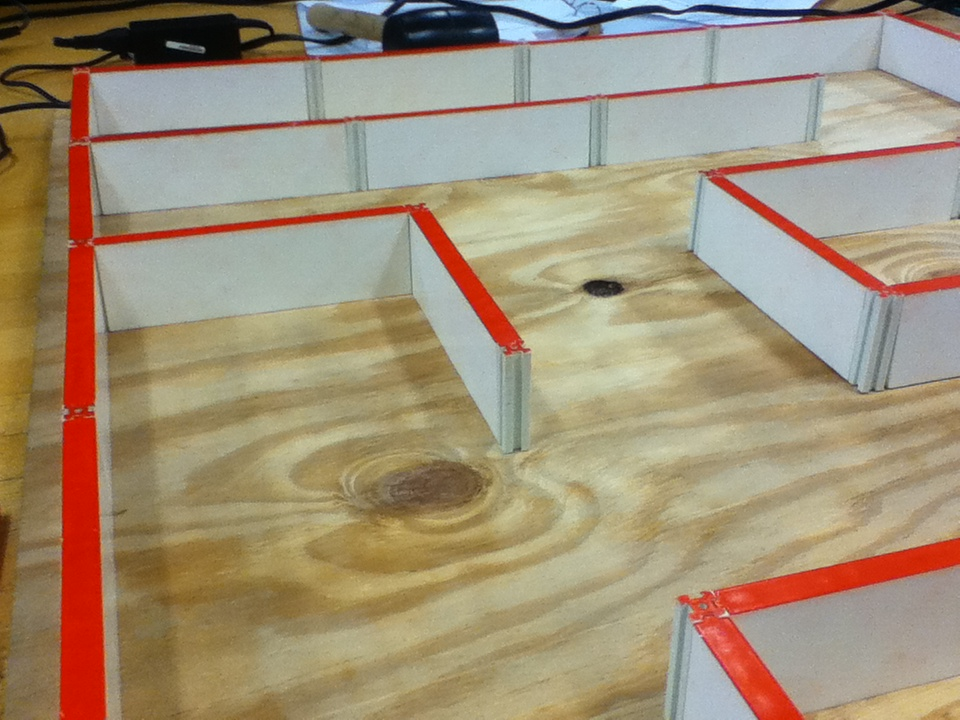
#> input picture data/m7/IMG_0290.JPG, 960 x 720 px
$ python hough.py   (Python 2 division)   (older library calls are emulated)
#> lines starting #> are read from the running program, lines starting #| are printed output that depends on the picture; after the words box and inside, x2 and y2 are one past the last pixel; in counts of white or black regions, pixels touching at a corner belong together
#> further down, color_img is the input picture: shape (720, 960, 3); mean B, G, R 119.6, 144.7, 161
### src/skeleton.py
import cv2
import numpy as np

def get_red_mask(img):
    lower_red = np.array([0,10,155])
    upper_red = np.array([10,255,255])
    hsv = cv2.cvtColor(img.copy(), cv2.COLOR_BGR2HSV)
#> hsv: shape (720, 960, 3); mean H, S, V 40.4, 80.5, 165.9
    return cv2.inRange(hsv, lower_red, upper_red)
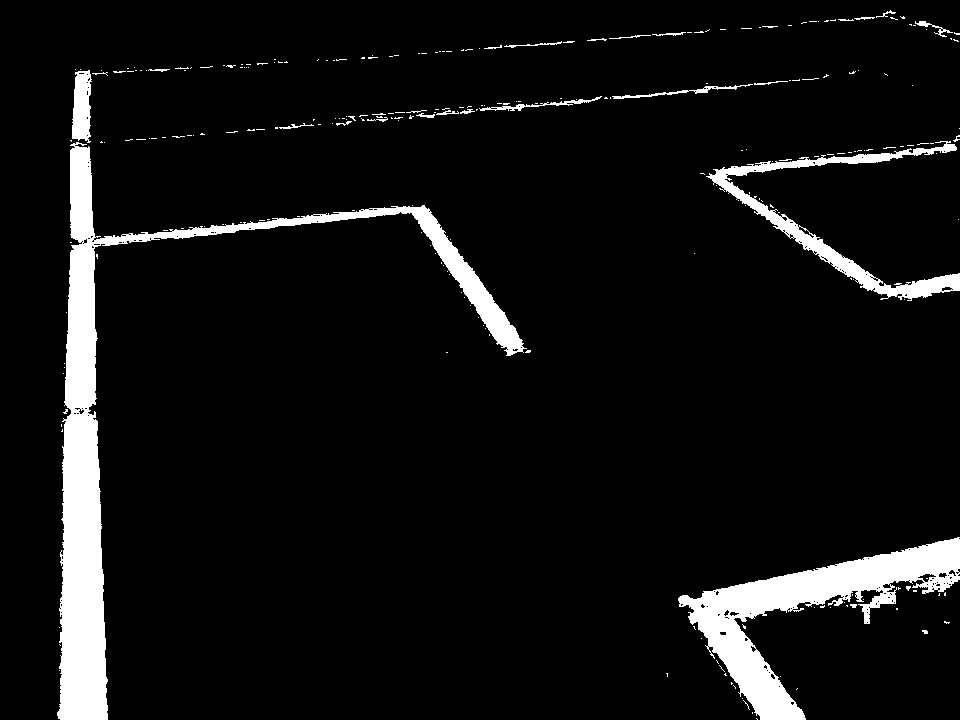
#> returned value: shape (720, 960); 7% white; 258 white regions (230 under 20 px), largest, box (x1, y1, x2, y2) and area: (57, 142, 527, 720) 24948, (678, 537, 960, 720) 14293, (706, 141, 960, 301) 5366

def skeletonize(img):

    # Ensure we don't change the original image
    img = img.copy()

    # Create the red mask
    red_mask = get_red_mask(img)

    # Dilate the red mask
    d_k_s = 5 # dilation_kernel_size
    dilation_kernel = np.ones((d_k_s, d_k_s), np.float32)/d_k_s**2
    dilated = cv2.dilate(red_mask, dilation_kernel, iterations = 3)
#> dilated: shape (720, 960); 15.5% white; 18 white regions

    # Filter the image using the dilated red mask
    red_filtered = cv2.bitwise_and(img, img, mask = dilated)

    # Convert to binary and remove any small contours
    gray = cv2.cvtColor(red_filtered, cv2.COLOR_BGR2GRAY)
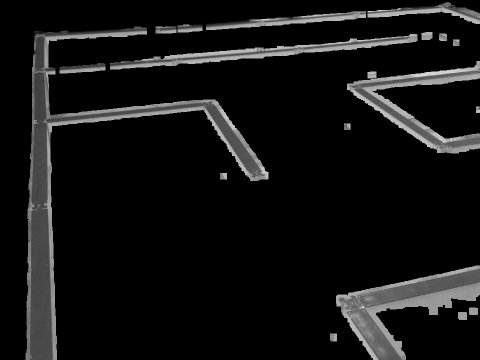
#> gray: shape (720, 960) (shown at 1/2 size); min 0, max 226, mean 19
    ret, binary = cv2.threshold(gray, 1, 255, cv2.THRESH_BINARY)
    contours, hier = cv2.findContours(gray, cv2.RETR_LIST, cv2.CHAIN_APPROX_SIMPLE)
#> contours = 18 contours; largest, box (x1, y1, x2, y2) and area: (51, 53, 537, 720) 45070, (672, 531, 960, 720) 22005, (694, 122, 960, 307) 14294, (220, 68, 835, 139) 9987, (412, 23, 732, 60) 4245
    for c in contours:
        if cv2.contourArea(c) < 500:
            (x,y,w,h) = cv2.boundingRect(c)
            cv2.rectangle(binary,(x,y),(x+w,y+h),0,-1)
#> this loop made 18 passes
#> (c, x, y, w, h) on passes 5, 6, 7, 10: ([[440, 346], [440, 358], [453, 358], [453, 346]], 440, 346, 14, 13), ([[688, 247], [688, 259], [700, 259], [700, 247]], 688, 247, 13, 13), ([[952, 213], [952, 225], [959, 225], [959, 213]], 952, 213, 8, 13), ([[906, 79], [906, 91], [918, 91], [918, 79]], 906, 79, 13, 13)
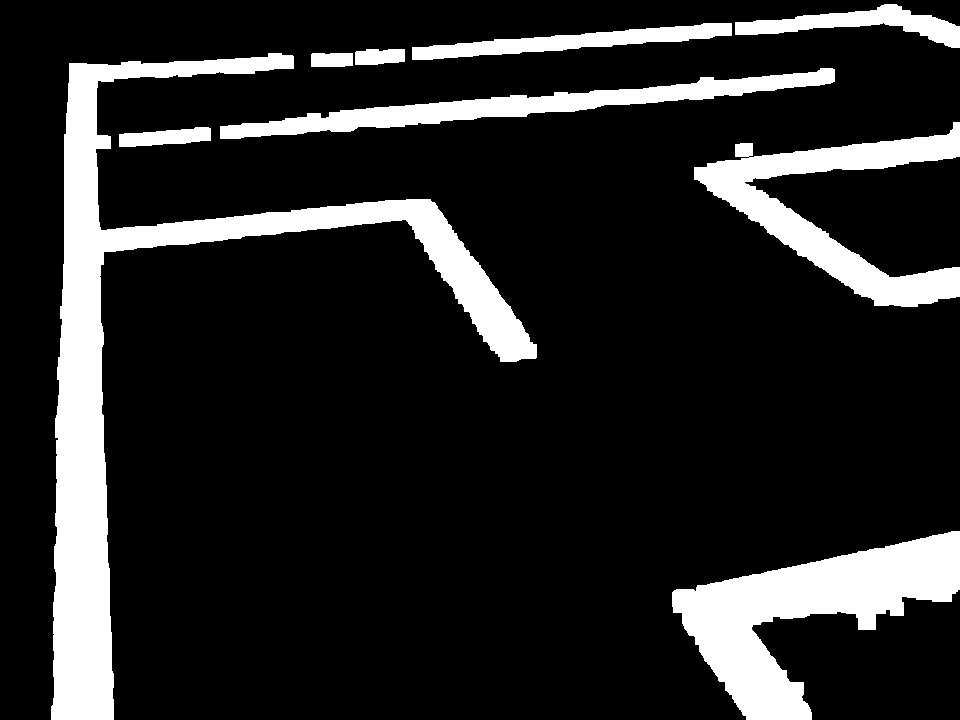
#> binary: shape (720, 960); 15.3% white; 9 white regions, largest, box (x1, y1, x2, y2) and area: (51, 53, 537, 720) 46495, (672, 531, 960, 720) 22491, (694, 122, 960, 307) 14881

    # Skeletonize
    size = np.size(binary)
#> size = 691200
    skel = np.zeros(binary.shape,np.uint8)
    ret, im = cv2.threshold(binary, 127, 255, 0)
    element = cv2.getStructuringElement(cv2.MORPH_CROSS, (3, 3))
#> element = [[0, 1, 0], [1, 1, 1], [0, 1, 0]]
    while True:
        eroded = cv2.erode(im,element)
        temp = cv2.dilate(eroded,element)
        temp = cv2.subtract(im,temp)
        skel = cv2.bitwise_or(skel,temp)
        im = eroded.copy()
        zeros = size - cv2.countNonZero(im)
        if zeros == size:
            break
#> this loop made 38 passes
#> zeros on passes 1 to 8: 593389, 600807, 608087, 615262, 622349, 629358, 636160, 641635
#> eroded: shape (720, 960); every value is 0
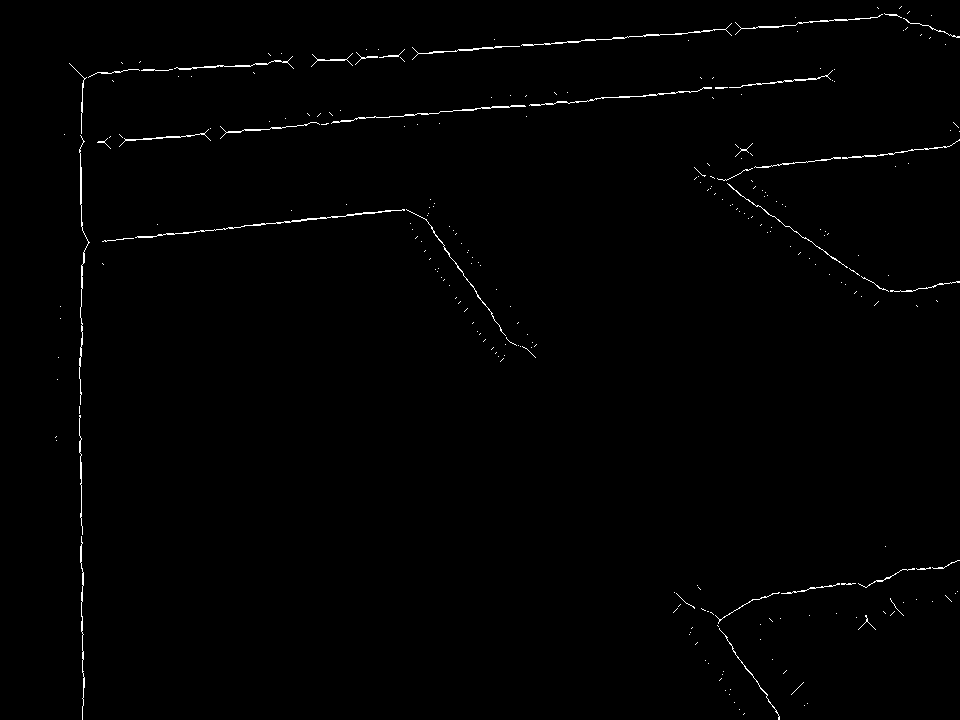
#> skel: shape (720, 960); 0.77% white in thin lines or dots

    # Now remove the noise from the skeleton
    contours, hier = cv2.findContours(skel.copy(), cv2.RETR_LIST, cv2.CHAIN_APPROX_SIMPLE)
#> contours = 260 contours, 240 with area under 20; largest, box (x1, y1, x2, y2) and area: (135, 209, 405, 238) 138, (79, 135, 90, 405) 107, (331, 105, 526, 124) 94, (521, 23, 732, 46) 91, (529, 87, 712, 106) 78
    for c in contours:
        if cv2.contourArea(c) < 1:
            (x,y,w,h) = cv2.boundingRect(c)
            cv2.rectangle(skel,(x,y),(x+w,y+h),0,-1)
#> this loop made 260 passes
#> (c, x, y, w, h) on passes 1, 9, 10, 13, 17, 22, 23, 26: ([[744, 713], [743, 714]], 743, 713, 2, 2), ([[803, 682], [791, 694]], 791, 682, 13, 13), ([[721, 678], [719, 680]], 719, 678, 3, 3), ([[786, 670], [783, 673]], 783, 670, 4, 4), ([[697, 642], [695, 644]], 695, 642, 3, 3), ([[692, 627], [691, 628]], 691, 627, 2, 2), ([[717, 625], [718, 626]], 717, 625, 2, 2), ([[769, 618], [772, 621]], 769, 618, 4, 4)
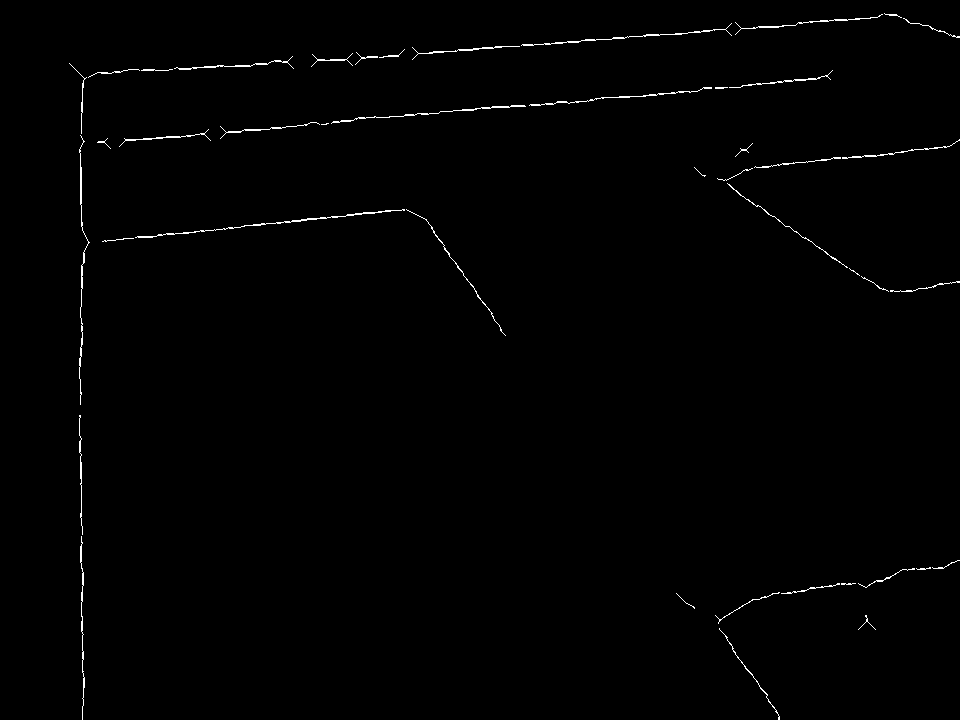
#> skel: shape (720, 960); 0.71% white in thin lines or dots

    return skel

# Demo
# [5 lines that do not run on import are left out]

### src/hough.py
import cv2
import numpy as np
from skeleton import *

# Converts rho-theta lines to x1y1-x2y2 lines. We use the size of the image so
# as to ensure the endpoints of the seqments do not exceed the image edges
def rho_theta_to_x1y1_x2y2(lines, img_shape):

    num_rows, num_cols = img_shape[0], img_shape[1]
    output = []

    for (rho, theta) in lines:

        theta += .000001

        a = np.cos(theta)
        b = np.sin(theta)
        x0 = a*rho
        y0 = b*rho

        # Theta is oriented as follows:
        #
        #  (0,0)---------> x
        #    | \ theta
        #    |  \
        #    |   \
        #    V    \
        #    y
        #
        # And the "quadrants" can be labeled as follows:
        #
        #      3 | 4
        #     ___|___
        #        |
        #      2 | 1
        #
        # Using this knowledge, we can determine the appropriate x and y limits, and
        # from these limits we can determine how much to extend the line for (x0, y0)

        # Quadrant 1
        if (0 < theta < np.pi/2):
            r1 = (num_cols - x0)/b
            r2 = (       0 - y0)/-a
            s1 = (       0 - x0)/-b
            s2 = (num_rows - y0)/a

        # Quadrant 2
        elif (np.pi/2 < theta < np.pi):
            r1 = (num_cols - x0)/b
            r2 = (num_rows - y0)/-a
            s1 = (       0 - x0)/-b
            s2 = (       0 - y0)/a

        # Quadrant 3
        elif (np.pi < theta < 3*np.pi/2):
            r1 = (       0 - x0)/b
            r2 = (num_rows - y0)/-a
            s1 = (num_cols - x0)/-b
            s2 = (       0 - y0)/a

        # Quadrant 4
        else:
            r1 = (       0 - x0)/b
            r2 = (       0 - y0)/-a
            s1 = (num_cols - x0)/-b
            s2 = (num_rows - y0)/a

        m1 = min(r1, r2)
        m2 = min(s1, s2)

        x1 = int(x0 + m1*b)
        y1 = int(y0 + m1*-a)
        x2 = int(x0 + m2*-b)
        y2 = int(y0 + m2*a)

        # Sanity check
        for a in [x1, x2]:
            if not (0 <= a <= num_cols):
                print 'ERROR - x value of segment out of range'
                exit(0)
        for b in [y1, y2]:
            if not (0 <= b <= num_rows):
                print 'ERROR - y value of segment out of range'
                exit(0)

        output.append(((x1,y1),(x2,y2)))

    return output

# Draws rho-theta lines on an image, where color is (b, g, r)
def draw_rho_theta_lines(lines, img, color):
    new_img = img.copy()
    for ((x1,y1),(x2,y2)) in rho_theta_to_x1y1_x2y2(lines, np.shape(new_img)):
        cv2.line(new_img, (x1,y1), (x2,y2), color, 2)
    return new_img

# Draws ((x1,y1),(x2,y2)) lines on an image, where color is (b, g, r)
# [5 lines left out: function draw_x1y1_x2y2_lines, not called in this run]

# Gets the rho-theta hough lines for a maze image
def hough_lines(img):

    # Skeletonize the input image
    skel = skeletonize(img)

    # Use a Hough Tranform to extra all lines in rho-theta form
    lines = [(rho, theta) if rho >= 0 else (-rho, theta - np.pi)
            for rho, theta in cv2.HoughLines(skel, 1, np.pi/180, 65)[0]]
#> lines = [(150, 1.48)]

    # Note: Lines on opposite sides of the origin aren't being recognized as part
    # of the same group. The quoted out portions are my attempt to fix those lines.
    '''
    lines = [(rho, theta) if theta >= 0 else (-rho, theta - np.pi)
    '''

    # Grouping tolerance for each of the parameters
    rho_tolerance = 30 # pixel distance
    theta_tolerance = np.pi / 30.0

    # Create the groups of lines
    line_groups = []
    def putLineInGroup(line):
        for group in line_groups:
            '''
            good_rho = abs(abs(line[0]) - abs(np.mean([x[0] for x in group]))) <= rho_tolerance
            theta_dist = min((line[1] - np.mean([x[1] for x in group])) % np.pi,
                             (np.mean([x[1] for x in group]) - line[1]) % np.pi)
            print theta_dist
            good_theta = theta_dist <= theta_tolerance
            '''
            good_rho = abs(line[0] - np.mean([x[0] for x in group])) <= rho_tolerance
            good_theta = abs(line[1] - np.mean([x[1] for x in group])) <= theta_tolerance
            if good_rho and good_theta:
                group.append(line)
                return
        line_groups.append([line])
    for line in lines:
        putLineInGroup(line)
#> this loop made 1 pass

    # Show each of the groupings, sorted by theta (not necessary)
    show_groups = False
    if show_groups and __name__ == '__main__':
        for group in sorted(line_groups, key = lambda x: x[0][1]):
            copy = color_img.copy()
            copy = draw_rho_theta_lines(group, copy, (0, 0, 255))
            cv2.imshow('houghlines.jpg', copy)
            cv2.waitKey()

    # TODO: Can we re-center the lines? Sometimes they're a little off
    # TODO: This needs to be improved ...

    # Get the average for each group
    ave_lines = [(np.mean([x[0] for x in group]), np.mean([x[1] for x in group]))
                for group in line_groups if len(group) > 1]
#> ave_lines = []

    return ave_lines

# Demo
if __name__ == '__main__':
    image_path = '../data/m7/IMG_0290.JPG'
    color_img = cv2.imread(image_path, cv2.CV_LOAD_IMAGE_COLOR)
    lines = hough_lines(color_img)
#> lines = []
    color_img = draw_rho_theta_lines(lines, color_img, (0,255,0))
#> in rho_theta_to_x1y1_x2y2, `num_rows, num_cols = img_shape[0], img_shape[1]`: num_rows = 720; num_cols = 960
    cv2.imshow('Hough', color_img)
    cv2.waitKey()

$ run again, with data/m7/IMG_0289.JPG copied over data/m7/IMG_0290.JPG
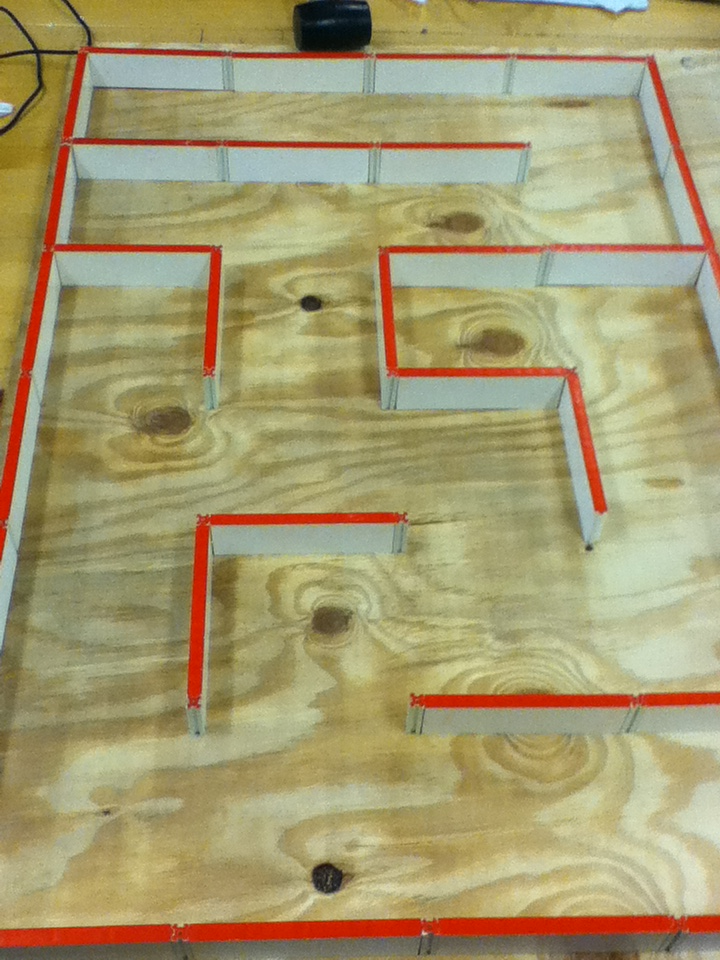
#> input picture data/m7/IMG_0289.JPG, 720 x 960 px
#> color_img is the input picture: shape (960, 720, 3); mean B, G, R 111.7, 154.6, 165.7
#> hsv: shape (960, 720, 3); mean H, S, V 31.7, 89.7, 169
#> dilated: shape (960, 720); 14.3% white; 6 white regions
#> in skeletonize, `contours, hier = cv2.findContours(gray, cv2.RETR_LIST, cv2.CHAIN_APPRO..`: contours = 6 contours; box (x1, y1, x2, y2) and area: (0, 42, 720, 564) 56176, (0, 910, 720, 953) 20502, (181, 508, 414, 716) 9706, (405, 686, 720, 716) 7996, (171, 85, 184, 98) 144, (615, 7, 628, 20) 144
#> the loop in skeletonize, `for c in contours:` made 6 passes
#> (c, x, y, w, h) on passes 4, 6: ([[171, 85], [171, 97], [183, 97], [183, 85]], 171, 85, 13, 13), ([[615, 7], [615, 19], [627, 19], [627, 7]], 615, 7, 13, 13)
#> after the loop in skeletonize, `for c in contours:`:
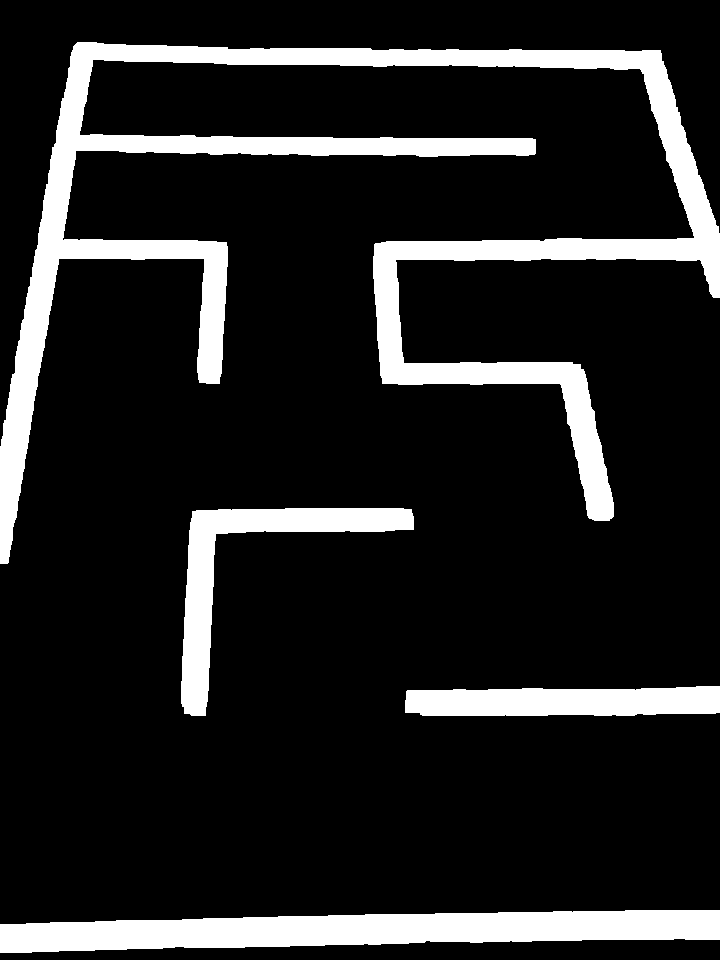
#> binary: shape (960, 720); 14.3% white; 4 white regions, box (x1, y1, x2, y2) and area: (0, 42, 720, 564) 59005, (0, 910, 720, 953) 21250, (181, 508, 414, 716) 10128, (405, 686, 720, 716) 8334
#> size = 691200
#> element = [[0, 1, 0], [1, 1, 1], [0, 1, 0]]
#> the loop in skeletonize, `while True:` made 24 passes
#> zeros on passes 1 to 8: 600891, 609262, 617608, 625932, 634235, 642514, 650770, 659007
#> after the loop in skeletonize, `while True:`:
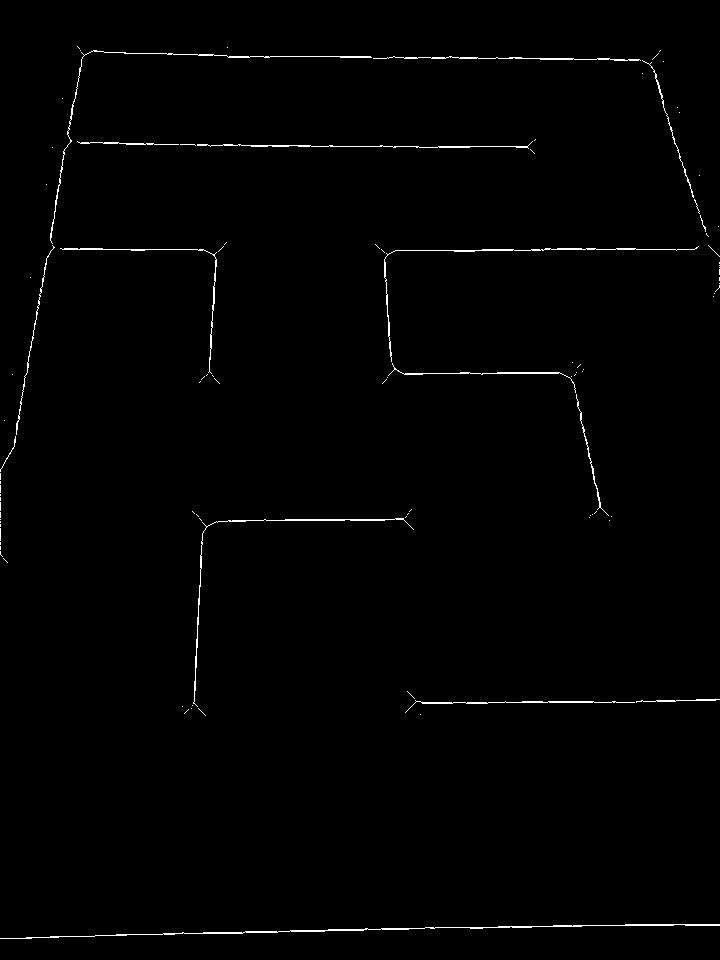
#> skel: shape (960, 720); 0.87% white in thin lines or dots
#> in skeletonize, `contours, hier = cv2.findContours(skel.copy(), cv2.RETR_LIST, cv2.CHAI..`: contours = 100 contours, 86 with area under 20; largest, box (x1, y1, x2, y2) and area: (0, 924, 720, 939) 368, (193, 518, 414, 707) 182, (384, 246, 699, 362) 172, (50, 50, 372, 244) 142, (373, 56, 641, 61) 119
#> the loop in skeletonize, `for c in contours:` made 100 passes
#> (c, x, y, w, h) on passes 3, 4, 10, 11, 12, 13, 14, 15: ([[188, 709], [184, 713]], 184, 709, 5, 5), ([[198, 708], [205, 715]], 198, 708, 8, 8), ([[407, 691], [414, 698]], 407, 691, 8, 8), ([[3, 558], [7, 562]], 3, 558, 5, 5), ([[0, 551], [0, 554], [2, 556], [0, 554]], 0, 551, 3, 6), ([[0, 546], [0, 549]], 0, 546, 1, 4), ([[0, 542], [0, 544]], 0, 542, 1, 3), ([[0, 528], [0, 540]], 0, 528, 1, 13)
#> in hough_lines, `lines = [(rho, theta) if rho >= 0 else (-rho, theta - np.pi) for rho, ..`: lines = [(936, 1.55)]
#> the loop in hough_lines, `for line in lines:` made 1 pass
#> ave_lines = []
#> num_rows = 960; num_cols = 720
